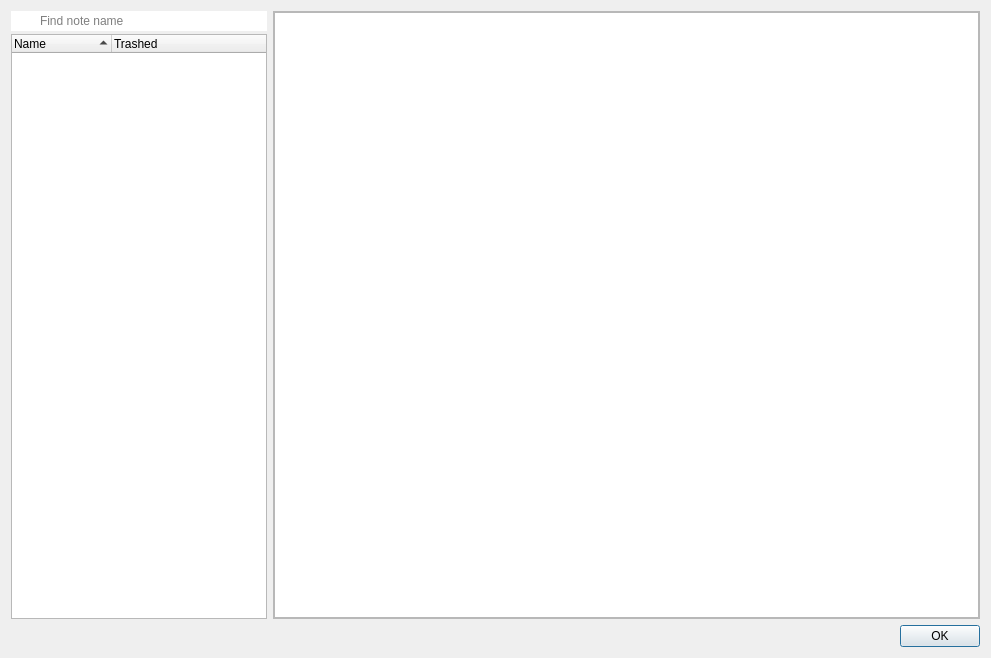
<?xml version="1.0" encoding="UTF-8"?>
<ui version="4.0">
 <class>LocalTrashDialog</class>
 <widget class="QDialog" name="LocalTrashDialog">
  <property name="geometry">
   <rect>
    <x>0</x>
    <y>0</y>
    <width>991</width>
    <height>658</height>
   </rect>
  </property>
  <property name="windowTitle">
   <string>Locally trashed notes</string>
  </property>
  <property name="windowIcon">
   <iconset theme="trash-empty" resource="../breeze-pkbsuite.qrc">
    <normaloff>:/icons/breeze-pkbsuite/16x16/trash-empty.svg</normaloff>:/icons/breeze-pkbsuite/16x16/trash-empty.svg</iconset>
  </property>
  <layout class="QGridLayout" name="gridLayout">
   <item row="0" column="0">
    <layout class="QHBoxLayout" name="horizontalLayout">
     <item>
      <widget class="QFrame" name="listFrame">
       <layout class="QVBoxLayout" name="verticalLayout">
        <property name="spacing">
         <number>3</number>
        </property>
        <property name="leftMargin">
         <number>0</number>
        </property>
        <property name="topMargin">
         <number>0</number>
        </property>
        <property name="rightMargin">
         <number>0</number>
        </property>
        <property name="bottomMargin">
         <number>0</number>
        </property>
        <item>
         <widget class="LineEdit" name="searchLineEdit">
          <property name="styleSheet">
           <string notr="true">QLineEdit {
	border: none;
	padding: 2px 5px 2px 27px;
	background-image: url(:/images/search-notes.svg);
	background-repeat: no-repeat;
	background-position: center left;
	margin-right: 0px;
}
</string>
          </property>
          <property name="placeholderText">
           <string>Find note name</string>
          </property>
          <property name="clearButtonEnabled">
           <bool>true</bool>
          </property>
         </widget>
        </item>
        <item>
         <widget class="QTreeWidget" name="trashTreeWidget">
          <property name="sizePolicy">
           <sizepolicy hsizetype="Expanding" vsizetype="Expanding">
            <horstretch>1</horstretch>
            <verstretch>0</verstretch>
           </sizepolicy>
          </property>
          <property name="selectionMode">
           <enum>QAbstractItemView::ExtendedSelection</enum>
          </property>
          <property name="rootIsDecorated">
           <bool>false</bool>
          </property>
          <property name="sortingEnabled">
           <bool>true</bool>
          </property>
          <column>
           <property name="text">
            <string>Name</string>
           </property>
          </column>
          <column>
           <property name="text">
            <string>Trashed</string>
           </property>
          </column>
         </widget>
        </item>
       </layout>
      </widget>
     </item>
     <item>
      <widget class="QFrame" name="noteBrowserFrame">
       <property name="sizePolicy">
        <sizepolicy hsizetype="Preferred" vsizetype="Preferred">
         <horstretch>1</horstretch>
         <verstretch>0</verstretch>
        </sizepolicy>
       </property>
       <property name="frameShape">
        <enum>QFrame::StyledPanel</enum>
       </property>
       <property name="frameShadow">
        <enum>QFrame::Raised</enum>
       </property>
       <layout class="QGridLayout" name="gridLayout_2">
        <property name="leftMargin">
         <number>0</number>
        </property>
        <property name="topMargin">
         <number>0</number>
        </property>
        <property name="rightMargin">
         <number>0</number>
        </property>
        <property name="bottomMargin">
         <number>0</number>
        </property>
        <property name="spacing">
         <number>0</number>
        </property>
        <item row="0" column="0">
         <widget class="PKbSuiteMarkdownTextEdit" name="noteBrowser">
          <property name="sizePolicy">
           <sizepolicy hsizetype="Expanding" vsizetype="Expanding">
            <horstretch>0</horstretch>
            <verstretch>0</verstretch>
           </sizepolicy>
          </property>
          <property name="styleSheet">
           <string notr="true"/>
          </property>
          <property name="readOnly">
           <bool>true</bool>
          </property>
         </widget>
        </item>
        <item row="1" column="0">
         <widget class="QFrame" name="noteBrowserSearchFrame">
          <property name="sizePolicy">
           <sizepolicy hsizetype="Preferred" vsizetype="Preferred">
            <horstretch>1</horstretch>
            <verstretch>0</verstretch>
           </sizepolicy>
          </property>
          <property name="frameShape">
           <enum>QFrame::NoFrame</enum>
          </property>
          <property name="lineWidth">
           <number>0</number>
          </property>
         </widget>
        </item>
       </layout>
      </widget>
     </item>
    </layout>
   </item>
   <item row="1" column="0">
    <widget class="QDialogButtonBox" name="buttonBox">
     <property name="orientation">
      <enum>Qt::Horizontal</enum>
     </property>
     <property name="standardButtons">
      <set>QDialogButtonBox::Ok</set>
     </property>
    </widget>
   </item>
  </layout>
 </widget>
 <customwidgets>
  <customwidget>
   <class>PKbSuiteMarkdownTextEdit</class>
   <extends>QPlainTextEdit</extends>
   <header location="global">widgets/pkbsuitemarkdowntextedit.h</header>
  </customwidget>
  <customwidget>
   <class>LineEdit</class>
   <extends>QLineEdit</extends>
   <header location="global">widgets/lineedit.h</header>
  </customwidget>
 </customwidgets>
 <resources>
  <include location="../breeze-pkbsuite.qrc"/>
 </resources>
 <connections/>
</ui>
